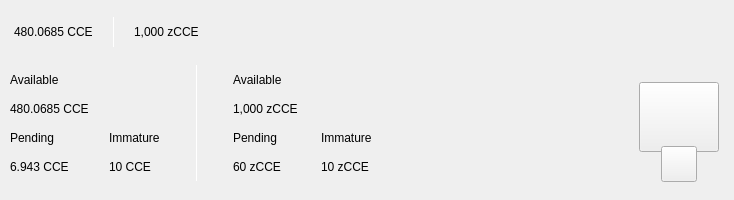
<?xml version="1.0" encoding="UTF-8"?>
<ui version="4.0">
 <class>TopBar</class>
 <widget class="QWidget" name="TopBar">
  <property name="geometry">
   <rect>
    <x>0</x>
    <y>0</y>
    <width>734</width>
    <height>200</height>
   </rect>
  </property>
  <property name="minimumSize">
   <size>
    <width>0</width>
    <height>200</height>
   </size>
  </property>
  <property name="maximumSize">
   <size>
    <width>16777215</width>
    <height>200</height>
   </size>
  </property>
  <property name="windowTitle">
   <string>Form</string>
  </property>
  <layout class="QVBoxLayout" name="verticalLayout_10" stretch="0">
   <property name="spacing">
    <number>0</number>
   </property>
   <property name="leftMargin">
    <number>0</number>
   </property>
   <property name="topMargin">
    <number>0</number>
   </property>
   <property name="rightMargin">
    <number>0</number>
   </property>
   <property name="bottomMargin">
    <number>0</number>
   </property>
   <item>
    <widget class="PFBorderImage" name="containerTop" native="true">
     <layout class="QVBoxLayout" name="verticalLayout_11">
      <property name="spacing">
       <number>0</number>
      </property>
      <property name="leftMargin">
       <number>0</number>
      </property>
      <property name="topMargin">
       <number>0</number>
      </property>
      <property name="rightMargin">
       <number>0</number>
      </property>
      <property name="bottomMargin">
       <number>0</number>
      </property>
      <item>
       <widget class="QWidget" name="top_container_2" native="true">
        <property name="minimumSize">
         <size>
          <width>0</width>
          <height>65</height>
         </size>
        </property>
        <layout class="QHBoxLayout" name="top_container">
         <property name="spacing">
          <number>0</number>
         </property>
         <property name="leftMargin">
          <number>14</number>
         </property>
         <property name="topMargin">
          <number>0</number>
         </property>
         <property name="rightMargin">
          <number>14</number>
         </property>
         <property name="bottomMargin">
          <number>0</number>
         </property>
         <item alignment="Qt::AlignVCenter">
          <widget class="QWidget" name="widgetTopAmount" native="true">
           <property name="sizePolicy">
            <sizepolicy hsizetype="Preferred" vsizetype="Maximum">
             <horstretch>0</horstretch>
             <verstretch>0</verstretch>
            </sizepolicy>
           </property>
           <layout class="QHBoxLayout" name="horizontalLayout_5">
            <property name="spacing">
             <number>0</number>
            </property>
            <property name="leftMargin">
             <number>0</number>
            </property>
            <property name="topMargin">
             <number>0</number>
            </property>
            <property name="rightMargin">
             <number>0</number>
            </property>
            <property name="bottomMargin">
             <number>0</number>
            </property>
            <item alignment="Qt::AlignTop">
             <widget class="QLabel" name="labelAmountTopCce">
              <property name="minimumSize">
               <size>
                <width>0</width>
                <height>36</height>
               </size>
              </property>
              <property name="styleSheet">
               <string notr="true">padding:0px;margin:0px;</string>
              </property>
              <property name="text">
               <string notr="true">480.0685 CCE</string>
              </property>
             </widget>
            </item>
            <item>
             <spacer name="horizontalSpacer_11">
              <property name="orientation">
               <enum>Qt::Horizontal</enum>
              </property>
              <property name="sizeType">
               <enum>QSizePolicy::Fixed</enum>
              </property>
              <property name="sizeHint" stdset="0">
               <size>
                <width>20</width>
                <height>20</height>
               </size>
              </property>
             </spacer>
            </item>
            <item alignment="Qt::AlignVCenter">
             <widget class="QLabel" name="typeSpacerTop">
              <property name="minimumSize">
               <size>
                <width>1</width>
                <height>30</height>
               </size>
              </property>
              <property name="maximumSize">
               <size>
                <width>1</width>
                <height>30</height>
               </size>
              </property>
              <property name="styleSheet">
               <string notr="true">background-color:white;
padding:0px;
border:none;</string>
              </property>
              <property name="text">
               <string/>
              </property>
             </widget>
            </item>
            <item>
             <spacer name="horizontalSpacer_12">
              <property name="orientation">
               <enum>Qt::Horizontal</enum>
              </property>
              <property name="sizeType">
               <enum>QSizePolicy::Fixed</enum>
              </property>
              <property name="sizeHint" stdset="0">
               <size>
                <width>20</width>
                <height>20</height>
               </size>
              </property>
             </spacer>
            </item>
            <item alignment="Qt::AlignTop">
             <widget class="QLabel" name="labelAmountTopzCce">
              <property name="minimumSize">
               <size>
                <width>0</width>
                <height>36</height>
               </size>
              </property>
              <property name="text">
               <string notr="true">1,000 zCCE</string>
              </property>
             </widget>
            </item>
           </layout>
          </widget>
         </item>
         <item>
          <spacer name="horizontalSpacer">
           <property name="orientation">
            <enum>Qt::Horizontal</enum>
           </property>
           <property name="sizeHint" stdset="0">
            <size>
             <width>40</width>
             <height>20</height>
            </size>
           </property>
          </spacer>
         </item>
         <item>
          <layout class="QHBoxLayout" name="horizontalLayout_4">
           <property name="spacing">
            <number>12</number>
           </property>
           <property name="rightMargin">
            <number>0</number>
           </property>
           <item alignment="Qt::AlignRight">
            <widget class="QWidget" name="layoutSync" native="true">
             <property name="minimumSize">
              <size>
               <width>0</width>
               <height>36</height>
              </size>
             </property>
             <property name="maximumSize">
              <size>
               <width>16777215</width>
               <height>36</height>
              </size>
             </property>
             <layout class="QVBoxLayout" name="verticalLayout_9">
              <property name="leftMargin">
               <number>0</number>
              </property>
              <property name="topMargin">
               <number>0</number>
              </property>
              <property name="rightMargin">
               <number>0</number>
              </property>
              <property name="bottomMargin">
               <number>0</number>
              </property>
              <item>
               <widget class="ExpandableButton" name="pushButtonSync" native="true">
                <property name="minimumSize">
                 <size>
                  <width>36</width>
                  <height>36</height>
                 </size>
                </property>
                <property name="maximumSize">
                 <size>
                  <width>16777215</width>
                  <height>36</height>
                 </size>
                </property>
               </widget>
              </item>
             </layout>
            </widget>
           </item>
           <item>
            <widget class="ExpandableButton" name="pushButtonHDUpgrade" native="true">
             <property name="minimumSize">
              <size>
               <width>36</width>
               <height>36</height>
              </size>
             </property>
            </widget>
           </item>
           <item>
            <widget class="ExpandableButton" name="pushButtonStack" native="true">
             <property name="minimumSize">
              <size>
               <width>36</width>
               <height>36</height>
              </size>
             </property>
            </widget>
           </item>
           <item>
            <widget class="ExpandableButton" name="pushButtonColdStaking" native="true">
             <property name="minimumSize">
              <size>
               <width>36</width>
               <height>36</height>
              </size>
             </property>
            </widget>
           </item>
           <item>
            <widget class="ExpandableButton" name="pushButtonConnection" native="true">
             <property name="minimumSize">
              <size>
               <width>36</width>
               <height>36</height>
              </size>
             </property>
            </widget>
           </item>
           <item>
            <widget class="ExpandableButton" name="pushButtonTor" native="true">
             <property name="minimumSize">
              <size>
               <width>36</width>
               <height>36</height>
              </size>
             </property>
            </widget>
           </item>
           <item>
            <widget class="ExpandableButton" name="pushButtonLock" native="true">
             <property name="sizePolicy">
              <sizepolicy hsizetype="Expanding" vsizetype="Expanding">
               <horstretch>0</horstretch>
               <verstretch>0</verstretch>
              </sizepolicy>
             </property>
             <property name="minimumSize">
              <size>
               <width>36</width>
               <height>0</height>
              </size>
             </property>
            </widget>
           </item>
           <item>
            <widget class="ExpandableButton" name="pushButtonTheme" native="true">
             <property name="minimumSize">
              <size>
               <width>36</width>
               <height>36</height>
              </size>
             </property>
             <property name="maximumSize">
              <size>
               <width>16777215</width>
               <height>36</height>
              </size>
             </property>
            </widget>
           </item>
           <item>
            <widget class="ExpandableButton" name="pushButtonFAQ" native="true">
             <property name="minimumSize">
              <size>
               <width>36</width>
               <height>36</height>
              </size>
             </property>
            </widget>
           </item>
          </layout>
         </item>
        </layout>
       </widget>
      </item>
      <item>
       <widget class="QWidget" name="bottom_container" native="true">
        <property name="minimumSize">
         <size>
          <width>0</width>
          <height>135</height>
         </size>
        </property>
        <layout class="QHBoxLayout" name="botton_container">
         <property name="leftMargin">
          <number>10</number>
         </property>
         <property name="topMargin">
          <number>0</number>
         </property>
         <property name="rightMargin">
          <number>10</number>
         </property>
         <property name="bottomMargin">
          <number>10</number>
         </property>
         <item>
          <layout class="QHBoxLayout" name="horizontalLayout_3">
           <property name="bottomMargin">
            <number>9</number>
           </property>
           <item>
            <layout class="QVBoxLayout" name="verticalLayout_7">
             <property name="spacing">
              <number>0</number>
             </property>
             <property name="leftMargin">
              <number>0</number>
             </property>
             <property name="rightMargin">
              <number>30</number>
             </property>
             <item>
              <layout class="QVBoxLayout" name="verticalLayout_2">
               <item>
                <widget class="QLabel" name="labelTitle1">
                 <property name="text">
                  <string>Available</string>
                 </property>
                </widget>
               </item>
               <item>
                <widget class="QLabel" name="labelAmountCce">
                 <property name="text">
                  <string notr="true">480.0685 CCE</string>
                 </property>
                </widget>
               </item>
              </layout>
             </item>
             <item>
              <layout class="QHBoxLayout" name="horizontalLayout_2">
               <property name="spacing">
                <number>0</number>
               </property>
               <item>
                <layout class="QVBoxLayout" name="verticalLayout_3">
                 <item>
                  <widget class="QLabel" name="labelTitle3">
                   <property name="text">
                    <string>Pending</string>
                   </property>
                  </widget>
                 </item>
                 <item>
                  <widget class="QLabel" name="labelPendingCce">
                   <property name="text">
                    <string notr="true">6.943 CCE</string>
                   </property>
                  </widget>
                 </item>
                </layout>
               </item>
               <item>
                <spacer name="horizontalSpacer_3">
                 <property name="orientation">
                  <enum>Qt::Horizontal</enum>
                 </property>
                 <property name="sizeType">
                  <enum>QSizePolicy::Fixed</enum>
                 </property>
                 <property name="sizeHint" stdset="0">
                  <size>
                   <width>40</width>
                   <height>20</height>
                  </size>
                 </property>
                </spacer>
               </item>
               <item>
                <layout class="QVBoxLayout" name="verticalLayout_4">
                 <item>
                  <widget class="QLabel" name="labelTitle4">
                   <property name="text">
                    <string>Immature</string>
                   </property>
                  </widget>
                 </item>
                 <item>
                  <widget class="QLabel" name="labelImmatureCce">
                   <property name="text">
                    <string notr="true">10 CCE</string>
                   </property>
                  </widget>
                 </item>
                </layout>
               </item>
              </layout>
             </item>
            </layout>
           </item>
           <item>
            <widget class="QLabel" name="typeSpacerExpanded">
             <property name="minimumSize">
              <size>
               <width>1</width>
               <height>100</height>
              </size>
             </property>
             <property name="maximumSize">
              <size>
               <width>1</width>
               <height>16777215</height>
              </size>
             </property>
             <property name="styleSheet">
              <string notr="true">background-color:white;
padding:0px;
border:none;</string>
             </property>
             <property name="text">
              <string/>
             </property>
            </widget>
           </item>
           <item>
            <widget class="QWidget" name="zerocoinBalances" native="true">
             <layout class="QVBoxLayout" name="verticalLayout_8">
              <property name="spacing">
               <number>0</number>
              </property>
              <property name="leftMargin">
               <number>30</number>
              </property>
              <property name="topMargin">
               <number>0</number>
              </property>
              <property name="rightMargin">
               <number>0</number>
              </property>
              <property name="bottomMargin">
               <number>0</number>
              </property>
              <item>
               <layout class="QVBoxLayout" name="verticalLayout">
                <item>
                 <widget class="QLabel" name="labelTitleAvailablezCce">
                  <property name="text">
                   <string>Available</string>
                  </property>
                 </widget>
                </item>
                <item>
                 <widget class="QLabel" name="labelAvailablezCce">
                  <property name="text">
                   <string notr="true">1,000 zCCE</string>
                  </property>
                 </widget>
                </item>
               </layout>
              </item>
              <item>
               <layout class="QHBoxLayout" name="horizontalLayout">
                <property name="spacing">
                 <number>0</number>
                </property>
                <item>
                 <layout class="QVBoxLayout" name="verticalLayout_5">
                  <item>
                   <widget class="QLabel" name="labelTitlePendingzCce">
                    <property name="text">
                     <string>Pending</string>
                    </property>
                   </widget>
                  </item>
                  <item>
                   <widget class="QLabel" name="labelPendingzCce">
                    <property name="text">
                     <string notr="true">60 zCCE</string>
                    </property>
                   </widget>
                  </item>
                 </layout>
                </item>
                <item>
                 <spacer name="horizontalSpacer_4">
                  <property name="orientation">
                   <enum>Qt::Horizontal</enum>
                  </property>
                  <property name="sizeType">
                   <enum>QSizePolicy::Fixed</enum>
                  </property>
                  <property name="sizeHint" stdset="0">
                   <size>
                    <width>40</width>
                    <height>20</height>
                   </size>
                  </property>
                 </spacer>
                </item>
                <item>
                 <layout class="QVBoxLayout" name="verticalLayout_6">
                  <item>
                   <widget class="QLabel" name="labelTitleImmaturezCce">
                    <property name="text">
                     <string>Immature</string>
                    </property>
                   </widget>
                  </item>
                  <item>
                   <widget class="QLabel" name="labelImmaturezCce">
                    <property name="text">
                     <string notr="true">10 zCCE</string>
                    </property>
                   </widget>
                  </item>
                 </layout>
                </item>
               </layout>
              </item>
             </layout>
            </widget>
           </item>
          </layout>
         </item>
         <item>
          <spacer name="horizontalSpacer_2">
           <property name="orientation">
            <enum>Qt::Horizontal</enum>
           </property>
           <property name="sizeHint" stdset="0">
            <size>
             <width>40</width>
             <height>20</height>
            </size>
           </property>
          </spacer>
         </item>
         <item alignment="Qt::AlignHCenter|Qt::AlignVCenter">
          <widget class="QWidget" name="qrContainer" native="true">
           <property name="sizePolicy">
            <sizepolicy hsizetype="Preferred" vsizetype="Minimum">
             <horstretch>0</horstretch>
             <verstretch>0</verstretch>
            </sizepolicy>
           </property>
           <property name="minimumSize">
            <size>
             <width>90</width>
             <height>110</height>
            </size>
           </property>
           <property name="maximumSize">
            <size>
             <width>90</width>
             <height>110</height>
            </size>
           </property>
           <layout class="QVBoxLayout" name="containerQR">
            <property name="spacing">
             <number>0</number>
            </property>
            <property name="leftMargin">
             <number>5</number>
            </property>
            <property name="topMargin">
             <number>10</number>
            </property>
            <property name="rightMargin">
             <number>5</number>
            </property>
            <property name="bottomMargin">
             <number>0</number>
            </property>
            <item>
             <widget class="QPushButton" name="btnQr">
              <property name="minimumSize">
               <size>
                <width>70</width>
                <height>70</height>
               </size>
              </property>
              <property name="maximumSize">
               <size>
                <width>16777215</width>
                <height>70</height>
               </size>
              </property>
              <property name="focusPolicy">
               <enum>Qt::NoFocus</enum>
              </property>
              <property name="text">
               <string/>
              </property>
              <property name="iconSize">
               <size>
                <width>70</width>
                <height>70</height>
               </size>
              </property>
             </widget>
            </item>
            <item>
             <spacer name="verticalSpacer">
              <property name="orientation">
               <enum>Qt::Vertical</enum>
              </property>
              <property name="sizeType">
               <enum>QSizePolicy::Fixed</enum>
              </property>
              <property name="sizeHint" stdset="0">
               <size>
                <width>20</width>
                <height>20</height>
               </size>
              </property>
             </spacer>
            </item>
            <item alignment="Qt::AlignHCenter|Qt::AlignBottom">
             <widget class="QPushButton" name="pushButtonQR">
              <property name="minimumSize">
               <size>
                <width>36</width>
                <height>36</height>
               </size>
              </property>
              <property name="maximumSize">
               <size>
                <width>36</width>
                <height>36</height>
               </size>
              </property>
              <property name="focusPolicy">
               <enum>Qt::NoFocus</enum>
              </property>
              <property name="text">
               <string/>
              </property>
             </widget>
            </item>
           </layout>
          </widget>
         </item>
        </layout>
       </widget>
      </item>
     </layout>
    </widget>
   </item>
  </layout>
 </widget>
 <customwidgets>
  <customwidget>
   <class>ExpandableButton</class>
   <extends>QWidget</extends>
   <header>qt/concrete/expandablebutton.h</header>
   <container>1</container>
  </customwidget>
  <customwidget>
   <class>PFBorderImage</class>
   <extends>QFrame</extends>
   <header>qt/concrete/pfborderimage.h</header>
   <container>1</container>
  </customwidget>
 </customwidgets>
 <resources/>
 <connections/>
</ui>
